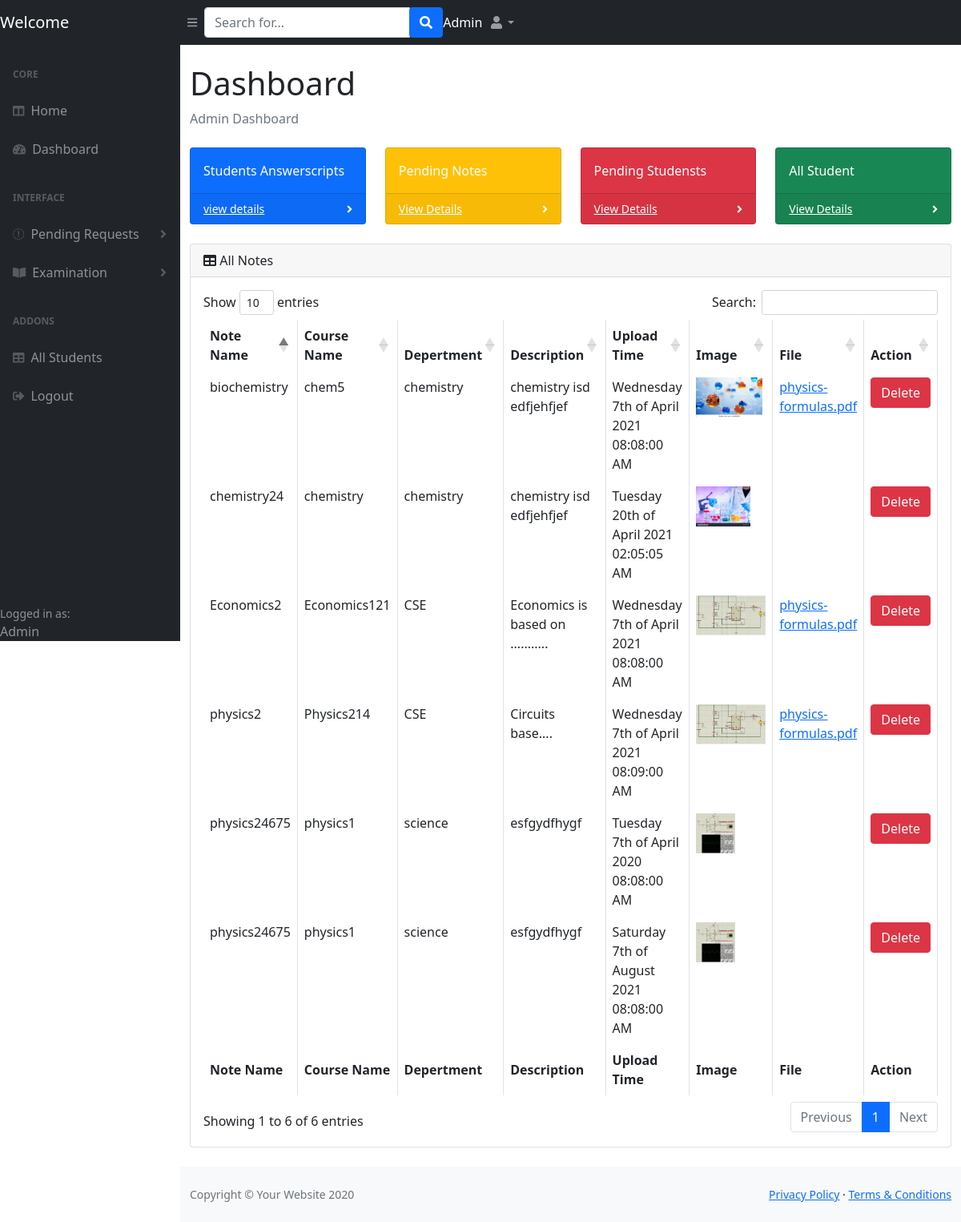
The page /admin.php (signed in) on the database its author committed.
### tables this page shows
CREATE TABLE `notes` (
  `n_id` int(10) NOT NULL,
  `s_id` varchar(255) NOT NULL,
  `n_name` varchar(255) NOT NULL,
  `course` varchar(255) NOT NULL,
  `dept` varchar(255) NOT NULL,
  `description` varchar(255) NOT NULL,
  `n_image` varchar(255) NOT NULL,
  `n_file` varchar(255) NOT NULL,
  `datetime` datetime(6) DEFAULT NULL,
  `approval` tinyint(1) NOT NULL DEFAULT 0
);

### admin.php (the view, shortened to what this page needs)
<?php
require('functions.php');
$result = $function->view_note();
?>
<!DOCTYPE html>
<html lang="en">
<head>
   <link href="css/styles.css" rel="stylesheet" />
   <link href="https://cdn.datatables.net/1.10.20/css/dataTables.bootstrap4.min.css" rel="stylesheet" />
</head>
<body class="sb-nav-fixed">
   <nav class="sb-topnav navbar navbar-expand navbar-dark bg-dark">
      <h2 class="navbar-brand">Welcome</h2>
      <button class="btn btn-link btn-sm order-1 order-lg-0" id="sidebarToggle" href="#"><i class="fas fa-bars"></i></button>
      <form class="d-none d-md-inline-block form-inline ml-auto mr-0 mr-md-3 my-2 my-md-0">
         <div class="input-group">
            <input class="form-control" type="text" placeholder="Search for..." aria-label="Search" aria-describedby="basic-addon2" />
            <div class="input-group-append">
               <button class="btn btn-primary" type="button"><i class="fas fa-search"></i></button>
            </div>
         </div>
      </form>
      <ul class="navbar-nav ml-auto ml-md-0" style="color: white;">
      </ul>
      <ul class="navbar-nav ml-auto ml-md-0">
         <li class="nav-item dropdown">
            <a class="nav-link dropdown-toggle" id="userDropdown" href="#" role="button" data-toggle="dropdown" aria-haspopup="true" aria-expanded="false"><i class="fas fa-user fa-fw"></i></a>
         </li>
      </ul>
   </nav>
   <div id="layoutSidenav">
      <div id="layoutSidenav_nav">
         <nav class="sb-sidenav accordion sb-sidenav-dark" id="sidenavAccordion">
            <div class="sb-sidenav-menu">
               <div class="nav">
                  <div class="sb-sidenav-menu-heading">Core</div>
                  <a class="nav-link" href="home.php">
                     <div class="sb-nav-link-icon"><i class="fas fa-columns"></i>
                     </div>Home
                  </a>
                  <a class="nav-link" href="admin.php">
                     <div class="sb-nav-link-icon"><i class="fas fa-tachometer-alt"></i></div>
                     Dashboard
                  </a>
                  <div class="sb-sidenav-menu-heading">Interface</div>
                  <a class="nav-link collapsed" href="#" data-toggle="collapse" data-target="#collapsePending" aria-expanded="false" aria-controls="collapsePending">
                     <div class="sb-nav-link-icon"><i class="fas fa-exclamation-square"></i></div>
                     Pending Requests
                     <div class="sb-sidenav-collapse-arrow"><i class="fas fa-angle-down"></i></div>
                  </a>
                  <a class="nav-link collapsed" href="#" data-toggle="collapse" data-target="#collapsePages" aria-expanded="false" aria-controls="collapsePages">
                     <div class="sb-nav-link-icon"><i class="fas fa-book-open"></i></div>
                     Examination
                     <div class="sb-sidenav-collapse-arrow"> <i class="fas fa-angle-down"></i> </div>
                  </a>
                  <div class="sb-sidenav-menu-heading">Addons</div>
                  <a class="nav-link" href="allstudents.php">
                     <div class="sb-nav-link-icon"><i class="fas fa-table"></i></div>
                     All Students
                  </a>
                  <a class="nav-link" href="logout.php">
                     <div class="sb-nav-link-icon"><i class="fas fa-sign-out-alt"></i></div>
                     Logout
                  </a>
               </div>
            </div>
            <div class="ml-4">
               <div class="small">Logged in as:</div>
               Admin
            </div>
         </nav>
      </div>
      <div id="layoutSidenav_content">
         <main>
            <div class="container-fluid">
               <h1 class="mt-4">Dashboard</h1>
               <ol class="breadcrumb mb-4">
                  <li class="breadcrumb-item active">Admin Dashboard</li>
               </ol>
               <div class="row">
                  <div class="col-xl-3 col-md-6">
                     <div class="card bg-primary text-white mb-4">
                        <div class="card-body">Students Answerscripts</div>
                        <div class="card-footer d-flex align-items-center justify-content-between">
                           <a class="small text-white stretched-link" href="allanswer.php">view details</a>
                           <div class="small text-white"><i class="fas fa-angle-right"></i></div>
                        </div>
                     </div>
                  </div>
                  <div class="col-xl-3 col-md-6">
                     <div class="card bg-warning text-white mb-4">
                        <div class="card-body">Pending Notes</div>
                        <div class="card-footer d-flex align-items-center justify-content-between">
                           <a class="small text-white stretched-link" href="pendingNote.php">View Details</a>
                           <div class="small text-white"><i class="fas fa-angle-right"></i></div>
                        </div>
                     </div>
                  </div>
                  <div class="col-xl-3 col-md-6">
                     <div class="card bg-danger text-white mb-4">
                        <div class="card-body">Pending Studensts</div>
                        <div class="card-footer d-flex align-items-center justify-content-between">
                           <a class="small text-white stretched-link" href="pendingStudent">View Details</a>
                           <div class="small text-white"><i class="fas fa-angle-right"></i></div>
                        </div>
                     </div>
                  </div>
                  <div class="col-xl-3 col-md-6">
                     <div class="card bg-success text-white mb-4">
                        <div class="card-body">All Student</div>
                        <div class="card-footer d-flex align-items-center justify-content-between">
                           <a class="small text-white stretched-link" href="allstudents.php">View Details</a>
                           <div class="small text-white"><i class="fas fa-angle-right"></i></div>
                        </div>
                     </div>
                  </div>
               </div>
               <div class="card mb-4">
                  <div class="card-header">
                     <i class="fas fa-table mr-1"></i>
                     All Notes
                  </div>
                  <div class="card-body">
                     <div class="table-responsive">
                        <table class="table table-hover table-bordered" id="dataTable" width="100%" cellspacing="0">
                           <thead>
                              <tr>
                                 <th>Note Name</th>
                                 <th>Course Name</th>
                                 <th>Depertment</th>
                                 <th>Description</th>
                                 <th>Upload Time</th>
                                 <th>Image</th>
                                 <th>File</th>
                                 <th>Action</th>
                              </tr>
                           </thead>
                           <tfoot>
                              <tr>
                                 <th>Note Name</th>
                                 <th>Course Name</th>
                                 <th>Depertment</th>
                                 <th>Description</th>
                                 <th>Upload Time</th>
                                 <th>Image</th>
                                 <th>File</th>
                                 <th>Action</th>
                              </tr>
                           </tfoot>
                           <?php
                           while ($row = $result->fetch_assoc()) { ?>
                              <tr>
                                 <td><?= $row['n_name']; ?> </td>
                                 <td><?= $row['course']; ?> </td>
                                 <td><?= $row['dept']; ?> </td>
                                 <td><?= $row['description']; ?> </td>
                                 <td><?= date("l jS \of F Y h:i:s A", strtotime($row['datetime'])); ?>
                                 </td>
                                 <td>
                                    <img src="picture/<?php echo $row['n_image']; ?>" height=50rem; data-toggle="modal" data-target="#exampleModal-<?php echo $row['n_name']; ?>">
                                 </td>
                                 <td>
                                    <a href="" data-toggle="modal" data-target="#exampleModalCenter-<?php echo $row['n_name']; ?>" id="file">
                                       <?php echo $row['n_file']; ?>
                                    </a>
                                 </td>
                                 <td>
                                    <a href="admin.php?delete=<?= ($row['n_id']); ?>" class="btn btn-danger" type="submit" name="delete">Delete</a>
                                 </td>
                              </tr>
                           <?php   }  ?>
                        </table>
                     </div>
                  </div>
               </div>
            </div>
         </main>
         <footer class="py-4 bg-light mt-auto">
            <div class="container-fluid">
               <div class="d-flex align-items-center justify-content-between small">
                  <div class="text-muted">Copyright &copy; Your Website 2020</div>
                  <div>
                     <a href="#">Privacy Policy</a>
                     &middot;
                     <a href="#">Terms &amp; Conditions</a>
                  </div>
               </div>
            </div>
         </footer>
      </div>
   </div>
</body>
</html>

### rows shown on the page
notes: n_name "chemistry24", course "chemistry", dept "chemistry", description "chemistry isd edfjehfjef", datetime "Tuesday 20th of April 2021 02:05:05 AM", n_image (picture)
notes: n_name "Economics2", course "Economics121", dept "CSE", description "Economics is based on ...........", datetime "Wednesday 7th of April 2021 08:08:00 AM", n_image (picture), n_file "physics-formulas.pdf"
notes: n_name "physics2", course "Physics214", dept "CSE", description "Circuits base....", datetime "Wednesday 7th of April 2021 08:09:00 AM", n_image (picture), n_file "physics-formulas.pdf"
notes: n_name "physics24675", course "physics1", dept "science", description "esfgydfhygf", datetime "Tuesday 7th of April 2020 08:08:00 AM", n_image (picture)
notes: n_name "physics24675", course "physics1", dept "science", description "esfgydfhygf", datetime "Saturday 7th of August 2021 08:08:00 AM", n_image (picture)
notes: n_name "biochemistry", course "chem5", dept "chemistry", description "chemistry isd edfjehfjef", datetime "Wednesday 7th of April 2021 08:08:00 AM", n_image (picture), n_file "physics-formulas.pdf"

### other values the page prints
$name "Admin"
